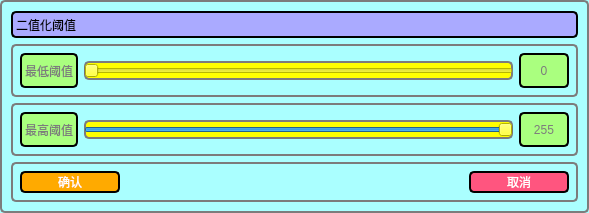
<?xml version="1.0" encoding="UTF-8"?>
<ui version="4.0">
 <class>ThresholdDialog</class>
 <widget class="QDialog" name="ThresholdDialog">
  <property name="geometry">
   <rect>
    <x>0</x>
    <y>0</y>
    <width>589</width>
    <height>213</height>
   </rect>
  </property>
  <property name="windowTitle">
   <string>Dialog</string>
  </property>
  <property name="styleSheet">
   <string notr="true">QWidget{
background-color: rgb(170, 255, 255);
color: rgb(124, 124, 124);
border-style:solid;
border-width:2px;
border-radius:5px;
}
QLabel{
background-color: rgb(170, 255, 127);
}
QSlider{
background-color: rgb(255, 255, 0);
}</string>
  </property>
  <layout class="QVBoxLayout" name="verticalLayout" stretch="1,2,2,1">
   <item>
    <widget class="QLabel" name="label_3">
     <property name="minimumSize">
      <size>
       <width>0</width>
       <height>0</height>
      </size>
     </property>
     <property name="styleSheet">
      <string notr="true">background-color: rgb(170, 170, 255);
color: rgb(0, 0, 0);
border-style:solid;
border-width:2px;
border-radius:5px;
font:15px &quot;微软雅黑&quot;;</string>
     </property>
     <property name="text">
      <string>二值化阈值</string>
     </property>
    </widget>
   </item>
   <item>
    <widget class="QWidget" name="widget" native="true">
     <layout class="QHBoxLayout" name="horizontalLayout">
      <item>
       <widget class="QLabel" name="label">
        <property name="text">
         <string>最低阈值</string>
        </property>
       </widget>
      </item>
      <item>
       <widget class="QSlider" name="thresholdMin">
        <property name="maximum">
         <number>255</number>
        </property>
        <property name="pageStep">
         <number>1</number>
        </property>
        <property name="orientation">
         <enum>Qt::Horizontal</enum>
        </property>
       </widget>
      </item>
      <item>
       <widget class="QLabel" name="min">
        <property name="minimumSize">
         <size>
          <width>50</width>
          <height>0</height>
         </size>
        </property>
        <property name="text">
         <string>0</string>
        </property>
        <property name="alignment">
         <set>Qt::AlignCenter</set>
        </property>
       </widget>
      </item>
     </layout>
    </widget>
   </item>
   <item>
    <widget class="QWidget" name="widget_2" native="true">
     <layout class="QHBoxLayout" name="horizontalLayout_2">
      <item>
       <widget class="QLabel" name="label_2">
        <property name="minimumSize">
         <size>
          <width>0</width>
          <height>0</height>
         </size>
        </property>
        <property name="text">
         <string>最高阈值</string>
        </property>
       </widget>
      </item>
      <item>
       <widget class="QSlider" name="thresholdMax">
        <property name="layoutDirection">
         <enum>Qt::LeftToRight</enum>
        </property>
        <property name="maximum">
         <number>255</number>
        </property>
        <property name="pageStep">
         <number>1</number>
        </property>
        <property name="value">
         <number>255</number>
        </property>
        <property name="orientation">
         <enum>Qt::Horizontal</enum>
        </property>
       </widget>
      </item>
      <item>
       <widget class="QLabel" name="max">
        <property name="minimumSize">
         <size>
          <width>50</width>
          <height>0</height>
         </size>
        </property>
        <property name="text">
         <string>255</string>
        </property>
        <property name="alignment">
         <set>Qt::AlignCenter</set>
        </property>
       </widget>
      </item>
     </layout>
    </widget>
   </item>
   <item>
    <widget class="QWidget" name="widget_3" native="true">
     <layout class="QHBoxLayout" name="horizontalLayout_3">
      <item>
       <widget class="QPushButton" name="pushButton">
        <property name="minimumSize">
         <size>
          <width>100</width>
          <height>0</height>
         </size>
        </property>
        <property name="styleSheet">
         <string notr="true">QPushButton{
background-color: rgb(255, 170, 0);
border-color: rgb(0, 0, 0);
color: rgb(255, 255, 255);
border-style:solid;
border-width:2px;
border-radius:5px;
font:15px &quot;微软雅黑&quot;;
}
QPushButton:hover{
background-color: qlineargradient(spread:pad, x1:0, y1:1, x2:1, y2:0, stop:0 rgba(255, 200, 157, 255), stop:0.857955 rgba(157, 213, 221, 255));
}
QPushButton:pressed{
background-color: rgb(47, 141, 69);
border-color: rgb(179, 179, 179);
}</string>
        </property>
        <property name="text">
         <string>确认</string>
        </property>
       </widget>
      </item>
      <item>
       <spacer name="horizontalSpacer">
        <property name="orientation">
         <enum>Qt::Horizontal</enum>
        </property>
        <property name="sizeHint" stdset="0">
         <size>
          <width>40</width>
          <height>20</height>
         </size>
        </property>
       </spacer>
      </item>
      <item>
       <widget class="QPushButton" name="pushButton_2">
        <property name="minimumSize">
         <size>
          <width>100</width>
          <height>0</height>
         </size>
        </property>
        <property name="styleSheet">
         <string notr="true">QPushButton{
background-color: rgb(255, 85, 127);
border-color: rgb(0, 0, 0);
color: rgb(255, 255, 255);
border-style:solid;
border-width:2px;
border-radius:5px;
font:15px &quot;微软雅黑&quot;;
}
QPushButton:hover{
background-color: qlineargradient(spread:pad, x1:0, y1:1, x2:1, y2:0, stop:0 rgba(255, 200, 157, 255), stop:0.857955 rgba(157, 213, 221, 255));
}
QPushButton:pressed{
background-color: rgb(47, 141, 69);
border-color: rgb(179, 179, 179);
}</string>
        </property>
        <property name="text">
         <string>取消</string>
        </property>
       </widget>
      </item>
     </layout>
    </widget>
   </item>
  </layout>
 </widget>
 <resources/>
 <connections/>
</ui>
